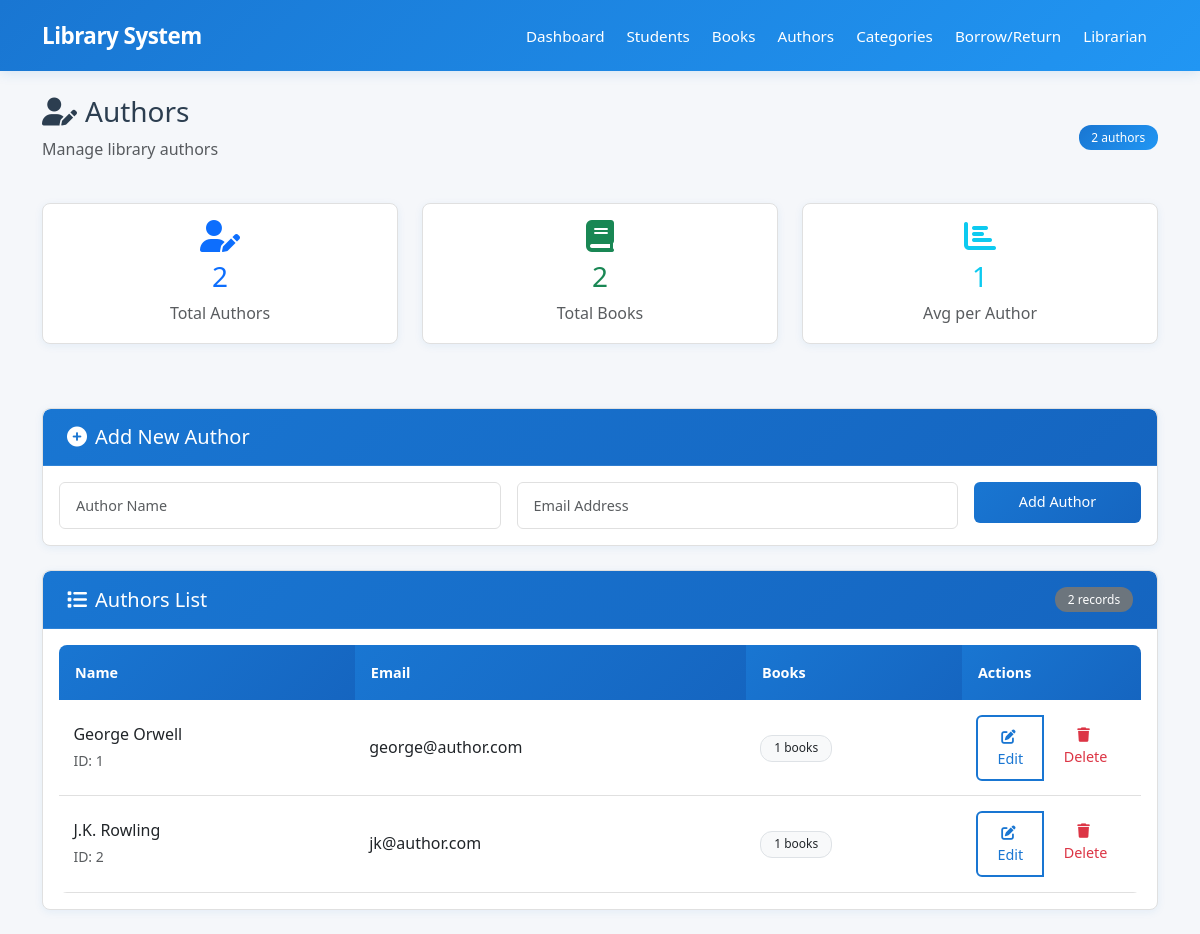
The page /authors.php on the database its author committed.
### tables this page shows
CREATE TABLE IF NOT EXISTS authors (
    Author_ID INT AUTO_INCREMENT PRIMARY KEY,
    Name VARCHAR(100) NOT NULL,
    Email VARCHAR(100) UNIQUE NOT NULL
);

### authors.php (the view, shortened to what this page needs)
<?php
require_once 'config/database.php';
$authors = $pdo->query("
    SELECT a.*, COUNT(b.Book_ID) as book_count
    FROM authors a
    LEFT JOIN books b ON a.Author_ID = b.Author_ID
    GROUP BY a.Author_ID
    ORDER BY a.Name
")->fetchAll(PDO::FETCH_ASSOC);
$total_books = $pdo->query("SELECT COUNT(*) FROM books")->fetchColumn();
$avg_books = count($authors) > 0 ? round($total_books / count($authors), 1) : 0;
?>
<!DOCTYPE html>
<html lang="en">
<head>
    <link href="https://cdn.jsdelivr.net/npm/bootstrap@5.3.0/dist/css/bootstrap.min.css" rel="stylesheet">
    <link href="https://cdnjs.cloudflare.com/ajax/libs/font-awesome/6.0.0/css/all.min.css" rel="stylesheet">
    <link href="css/style.css" rel="stylesheet">
</head>
<body>
    <?php include 'navbar.php'; ?>
    <div class="container mt-4">
        <div class="d-flex justify-content-between align-items-center mb-4">
            <div>
                <h1 class="h3"><i class="fas fa-user-edit me-2"></i>Authors</h1>
                <p class="text-muted">Manage library authors</p>
            </div>
            <div class="text-end">
                <span class="badge bg-primary"><?php echo count($authors); ?> authors</span>
            </div>
        </div>
        <div class="row mb-4">
            <div class="col-md-4 mb-3">
                <div class="card text-center">
                    <div class="card-body">
                        <i class="fas fa-user-edit fa-2x text-primary mb-2"></i>
                        <h3 class="text-primary"><?php echo count($authors); ?></h3>
                        <p class="text-muted mb-0">Total Authors</p>
                    </div>
                </div>
            </div>
            <div class="col-md-4 mb-3">
                <div class="card text-center">
                    <div class="card-body">
                        <i class="fas fa-book fa-2x text-success mb-2"></i>
                        <h3 class="text-success"><?php echo $total_books; ?></h3>
                        <p class="text-muted mb-0">Total Books</p>
                    </div>
                </div>
            </div>
            <div class="col-md-4 mb-3">
                <div class="card text-center">
                    <div class="card-body">
                        <i class="fas fa-chart-bar fa-2x text-info mb-2"></i>
                        <h3 class="text-info"><?php echo $avg_books; ?></h3>
                        <p class="text-muted mb-0">Avg per Author</p>
                    </div>
                </div>
            </div>
        </div>
        <div class="card mb-4">
            <div class="card-header">
                <h5 class="mb-0"><i class="fas fa-plus-circle me-2"></i>Add New Author</h5>
            </div>
            <div class="card-body">
                <form method="POST" class="row g-3">
                    <div class="col-md-5">
                        <input type="text" name="name" class="form-control" placeholder="Author Name" required>
                    </div>
                    <div class="col-md-5">
                        <input type="email" name="email" class="form-control" placeholder="Email Address" required>
                    </div>
                    <div class="col-md-2">
                        <button type="submit" name="add" class="btn btn-primary w-100">Add Author</button>
                    </div>
                </form>
            </div>
        </div>
        <div class="card">
            <div class="card-header d-flex justify-content-between align-items-center">
                <h5 class="mb-0"><i class="fas fa-list me-2"></i>Authors List</h5>
                <span class="badge bg-secondary"><?php echo count($authors); ?> records</span>
            </div>
            <div class="card-body">
                <?php if (empty($authors)): ?>
                    <div class="text-center py-5">
                        <i class="fas fa-user-edit fa-3x text-muted mb-3"></i>
                        <h5>No Authors Found</h5>
                        <p class="text-muted">Add your first author using the form above.</p>
                    </div>
                <?php else: ?>
                    <div class="table-responsive">
                        <table class="table table-hover">
                            <thead>
                                <tr>
                                    <th>Name</th>
                                    <th>Email</th>
                                    <th>Books</th>
                                    <th width="150">Actions</th>
                                </tr>
                            </thead>
                            <tbody>
                                <?php foreach ($authors as $author): ?>
                                <tr>
                                    <td>
                                        <div class="fw-medium"><?php echo htmlspecialchars($author['Name']); ?></div>
                                        <small class="text-muted">ID: <?php echo $author['Author_ID']; ?></small>
                                    </td>
                                    <td><?php echo htmlspecialchars($author['Email']); ?></td>
                                    <td>
                                        <span class="badge bg-light text-dark border">
                                            <?php echo $author['book_count']; ?> books
                                        </span>
                                    </td>
                                    <td>
                                        <div class="btn-group btn-group-sm" role="group">
                                            <button class="btn btn-outline-primary"
                                                    data-bs-toggle="modal"
                                                    data-bs-target="#editModal<?php echo $author['Author_ID']; ?>">
                                                <i class="fas fa-edit me-1"></i>Edit
                                            </button>
                                            <form method="POST" class="d-inline">
                                                <button type="submit" name="delete"
                                                        class="btn btn-outline-danger"
                                                        onclick="return confirm('Delete this author?')">
                                                    <i class="fas fa-trash me-1"></i>Delete
                                                </button>
                                            </form>
                                        </div>
                                    </td>
                                </tr>
                                <?php endforeach; ?>
                            </tbody>
                        </table>
                    </div>
                <?php endif; ?>
            </div>
        </div>
    </div>
</body>
</html>

### css/style.css (style rules this page uses)
:root { --primary-blue: #1976D2; --dark-blue: #1565C0; --navy-blue: #0D47A1; --steel-blue: #2196F3; --light-blue: #BBDEFB; --sky-blue: #E3F2FD; --slate-gray: #546E7A; --light-gray: #F5F7FA; --silver: #CFD8DC; --charcoal: #263238; --white: #FFFFFF; --text-dark: #2C3E50; --text-light: #607D8B; --border-light: #E0E0E0; --success: #198754; --success-light: #1e7e34; --teal: #20c997; --olive: #6c757d; --warning: #FF9800; --danger: #F44336; --info: #03A9F4; }
body { font-family: 'Segoe UI', 'Inter', 'SF Pro Display', -apple-system, BlinkMacSystemFont, sans-serif; background-color: var(--light-gray); color: var(--text-dark); line-height: 1.6; font-weight: 400; }
.card { margin-bottom: 24px; box-shadow: 0 2px 8px rgba(25, 118, 210, 0.08); transition: all 0.3s cubic-bezier(0.4, 0, 0.2, 1); border: 1px solid var(--border-light); border-radius: 8px; background: var(--white); overflow: hidden; }
.card-header { background: linear-gradient(135deg, var(--primary-blue), var(--dark-blue)); color: var(--white); border-bottom: 1px solid rgba(255, 255, 255, 0.1); font-weight: 600; font-size: 1.1rem; padding: 1rem 1.5rem; border-radius: 8px 8px 0 0 !important; }
.btn { border-radius: 6px; font-weight: 500; transition: all 0.3s ease; border: none; padding: 0.6rem 1.2rem; font-size: 0.9rem; }
.btn-primary { background: linear-gradient(135deg, var(--primary-blue), var(--dark-blue)); color: var(--white); }
.btn-outline-primary { border: 2px solid var(--primary-blue); color: var(--primary-blue); background: transparent; }
.table { border-radius: 8px; overflow: hidden; margin-bottom: 0; }
.table th { background: linear-gradient(135deg, var(--primary-blue), var(--dark-blue)); color: var(--white); font-weight: 600; border: none; padding: 1rem; font-size: 0.9rem; }
.table td { border-color: var(--border-light); background: var(--white); padding: 0.9rem; vertical-align: middle; }
.form-control, .form-select { border-radius: 6px; border: 1px solid var(--border-light); padding: 0.75rem 1rem; transition: all 0.3s ease; font-size: 0.9rem; }
.badge { border-radius: 12px; font-weight: 500; padding: 0.4rem 0.8rem; font-size: 0.75rem; }
.bg-primary { background: linear-gradient(135deg, var(--primary-blue), var(--steel-blue)) !important; color: var(--white); }
.bg-secondary { background: var(--olive) !important; color: var(--white); }
.text-success { color: var(--success) !important; }

### rows shown on the page
authors: Name "George Orwell", Author_ID "1", Email "george@author.com", book_count "1"
authors: Name "J.K. Rowling", Author_ID "2", Email "jk@author.com", book_count "1"

### other values the page prints
count($authors) "2"
$total_books "2"
$avg_books "1"
